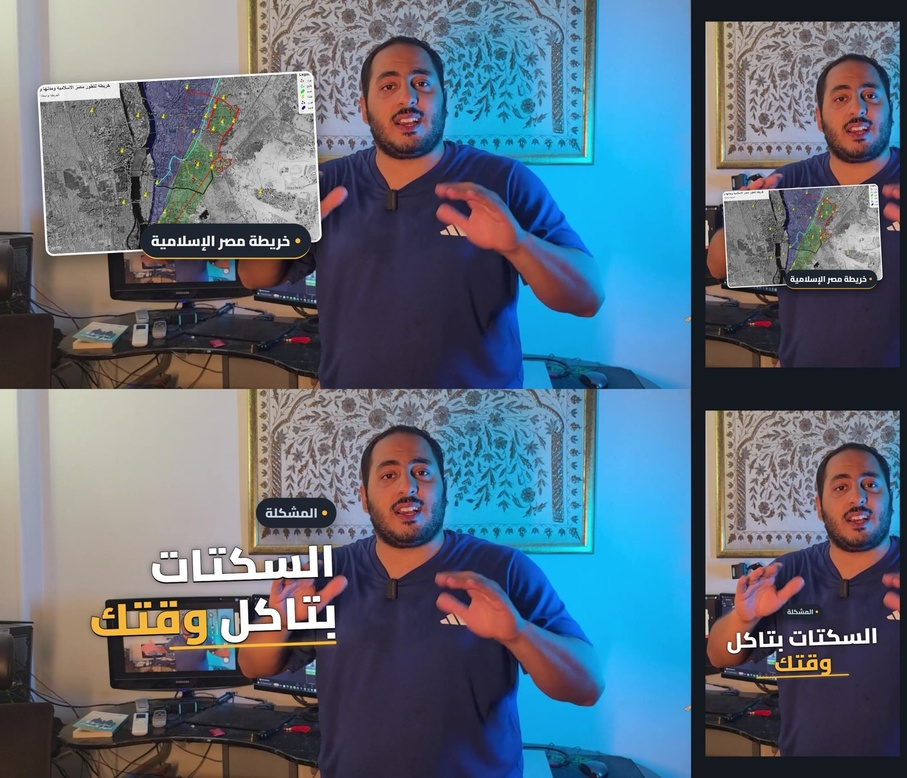
#> input picture brand/style_frame_v1.jpg, 907 x 778 px, shrunk from 1400 x 1200 before the run
$ python face_pos.py ../brand/style_frame_v1.jpg 1.0
#> lines starting #> are read from the running program, lines starting #| are printed output that depends on the picture
"""Where are the faces in a picture? -> object-position y (%) that keeps them in a cover-cropped card.
Usage: python tools/face_pos.py <img> [card_aspect w/h, default 1/0.62 = side_picture 16:9]
Prints faces (cx, cy, size px) and the best y% (side_picture panTo / portal worldPos). Needs opencv-python-headless<5."""
import sys
import cv2

img = cv2.imread(sys.argv[1]); aspect = float(sys.argv[2]) if len(sys.argv) > 2 else 1 / 0.62
#> further down, img is the input picture: shape (778, 907, 3); mean B, G, R 122.9, 107.5, 92.3
g = cv2.cvtColor(img, cv2.COLOR_BGR2GRAY); h, w = g.shape
#> after `g = cv2.cvtColor(img, cv2.COLOR_BGR2GRAY)`:
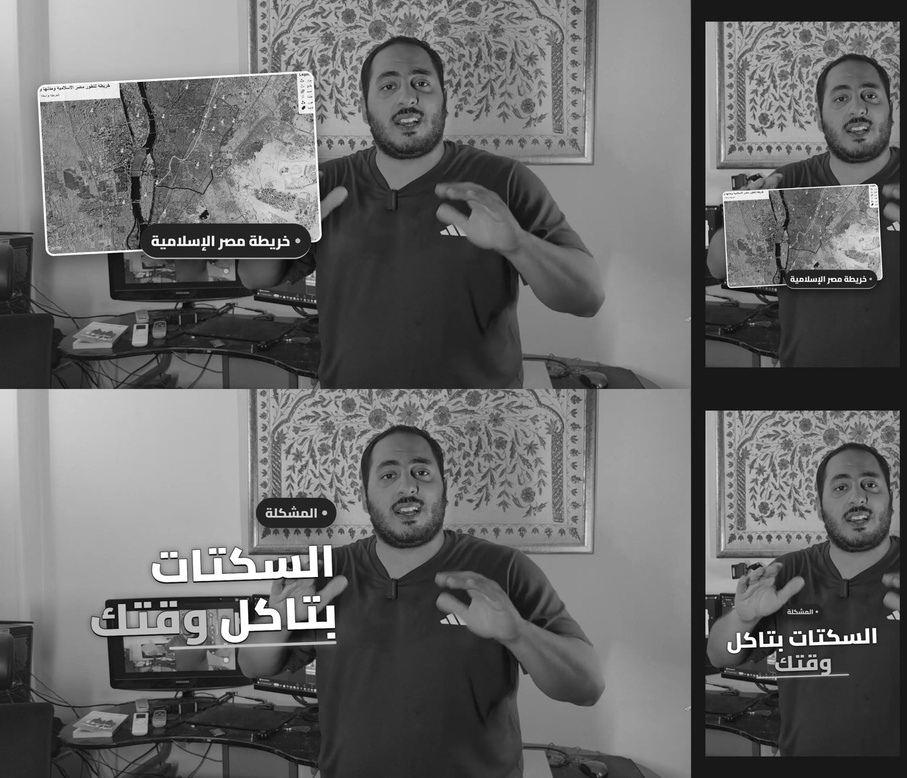
#> g: shape (778, 907); min 0, max 255, mean 104.7
#> after `h, w = g.shape`: h = 778; w = 907
c = cv2.CascadeClassifier(cv2.data.haarcascades + 'haarcascade_frontalface_default.xml')
faces = c.detectMultiScale(g, 1.1, 6, minSize=(int(w * 0.03),) * 2)
#> faces = [[813, 64, 85, 85], [814, 453, 84, 84], [358, 49, 94, 94], [358, 436, 95, 95]]
print('faces', [(int(x + fw / 2), int(y + fh / 2), int(fw)) for x, y, fw, fh in faces])
#| faces [(855, 106, 85), (856, 495, 84), (405, 96, 94), (405, 483, 95)]
win = min(h, w / aspect)  # visible height in source px when cover-cropped
#> win = 778
if len(faces) and win < h:
    top = min(y for x, y, fw, fh in faces) - 0.25 * win  # some headroom above the highest face
    print('y% =', round(max(0, min(100, 100 * top / (h - win))), 1))
else:
    print('y% = 50 (no faces or nothing cropped)')

$ run again, on brand/style_frame_v3.jpg
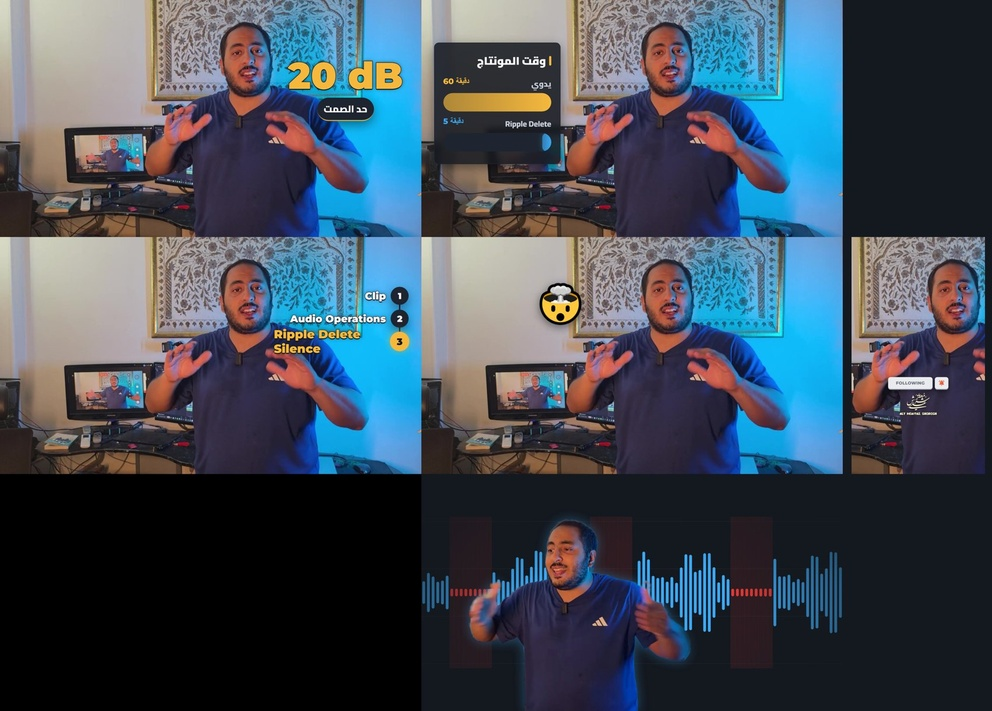
#> input picture brand/style_frame_v3.jpg, 992 x 711 px, shrunk from 1700 x 1219 before the run
#> img is the input picture: shape (711, 992, 3); mean B, G, R 88.4, 76, 65
#> `g = cv2.cvtColor(img, cv2.COLOR_BGR2GRAY)`:
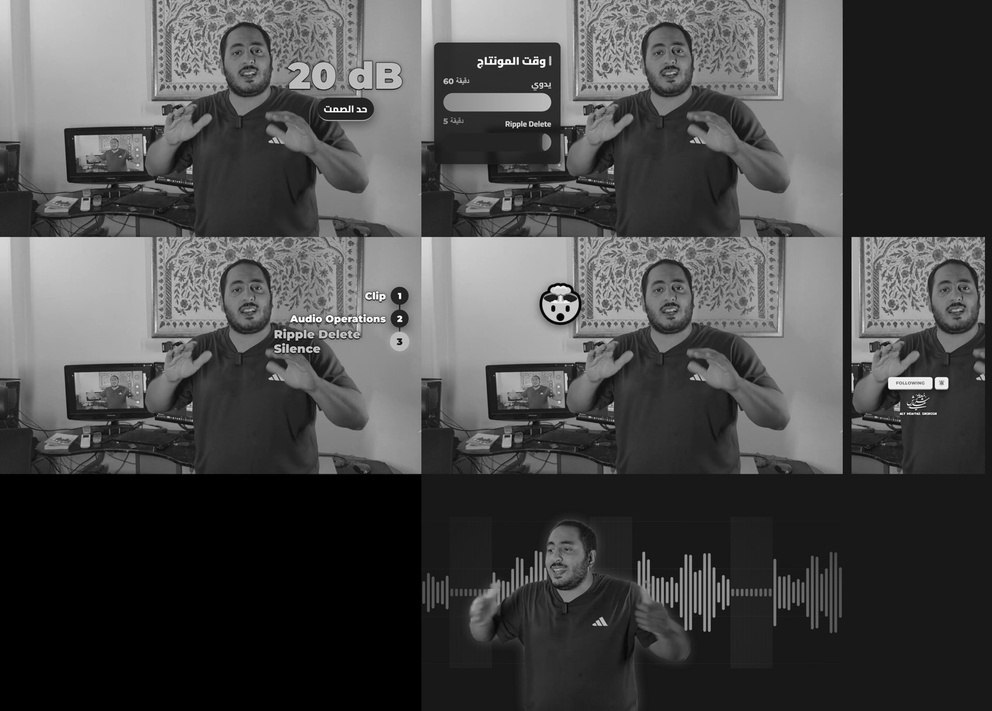
#> g: shape (711, 992); min 0, max 255, mean 74.1
#> faces = [[532, 527, 56, 56], [639, 28, 59, 59], [218, 29, 59, 59], [218, 266, 58, 58], [639, 266, 58, 58], [926, 266, 58, 58]]
#| faces [(560, 555, 56), (668, 57, 59), (247, 58, 59), (247, 295, 58), (668, 295, 58), (955, 295, 58)]
